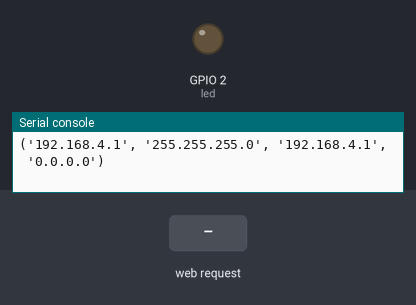
A program run on a simulated ESP32 board running MicroPython. Shown: output pins drawn as LEDs (lit = HIGH), the last lines printed to the serial console. The inputs (shaded band) are chosen by the test bench. The board's own WiFi access point starts at once.

Above: at 1.2 s.
1.3 s: HTTP request GET / received
At 5.1 s:
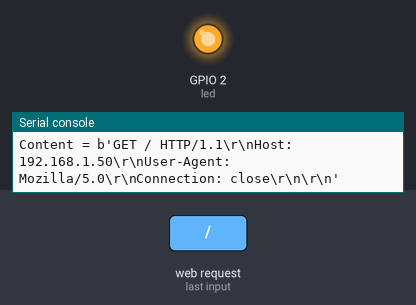
Timing chart, 0 to 10.3 s (numbered marks = the images above; inputs shaded):
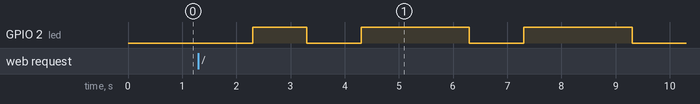

Measured:
- after the input at 1.3 s, GPIO 2 (led): LOW → HIGH after 1.0 s, then repeats every 3.0 s: LOW 1.0 s, HIGH 2.0 s

The program:

AccessPoint.py
```python
try:
  import usocket as socket
except:
  import socket

import network

ssid = 'ScaryBug'
password = '123456789'

ap = network.WLAN(network.AP_IF)
ap.active(True)
ap.config(essid=ssid, password=password)

while ap.active() == False:
  pass

print(ap.ifconfig())

def web_page():
  html = """<html><head><meta name="viewport" content="width=device-width, initial-scale=1"></head>
  <body><h1>Hello, Hackers!</h1></body></html>"""
  return html
s = socket.socket(socket.AF_INET, socket.SOCK_STREAM)
s.bind(('', 80))
s.listen(5)

conn, addr = s.accept()
print('Got a connection from %s' % str(addr))
request = conn.recv(1024)
print('Content = %s' % str(request))
response = web_page()
conn.send(response)

from machine import Pin
from time import sleep

led = Pin(2, Pin.OUT)
while True:
    sleep(1);led.value(1)
    conn.send(response)
    sleep(1);led.value(0)
    sleep(1);led.value(1)
```
